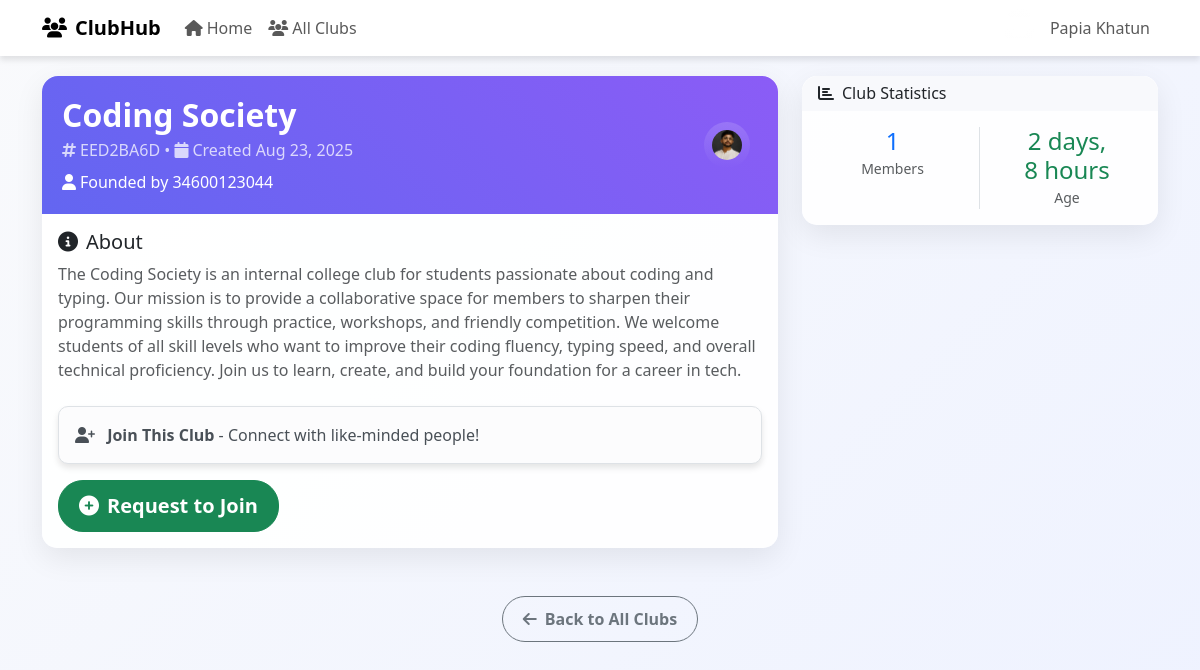
The page /clubs/EED2BA6D/ (signed in) on the database as committed earlier.
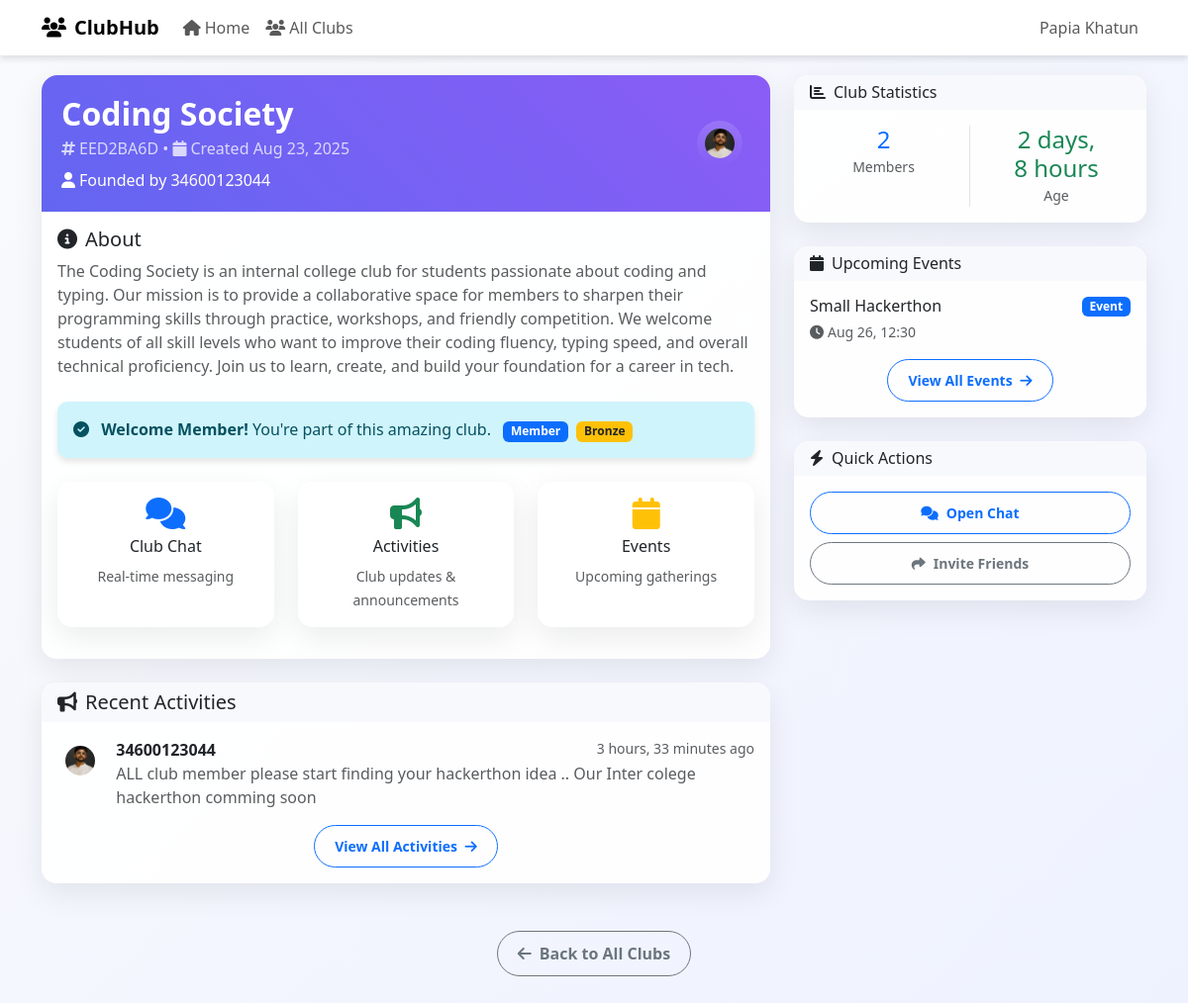
The same page on the database as committed later.
### club/models.py (models this page shows, shortened)
class ClubMember(models.Model):
    ROLE_CHOICES = [
        ("owner", "Owner"),
        ("admin", "Admin"),
        ("moderator", "Moderator"),
        ("member", "Member"),
    ]
    STATUS_CHOICES = [
        ("pending", "Pending"),
        ("active", "Active"),
        ("banned", "Banned"),
    ]
    BADGE_CHOICES = [
        ("bronze", "Bronze"),
        ("silver", "Silver"),
        ("gold", "Gold"),
        ("platinum", "Platinum"),
        ("diamond", "Diamond"),
    ]
    club = models.ForeignKey(Club, on_delete=models.CASCADE, related_name="memberships")
    user = models.ForeignKey(User, on_delete=models.CASCADE, related_name="club_memberships")
    role = models.CharField(max_length=20, choices=ROLE_CHOICES, default="member")
    status = models.CharField(max_length=20, choices=STATUS_CHOICES, default="pending")
    badge = models.CharField(max_length=20, choices=BADGE_CHOICES, default="bronze")
    points = models.IntegerField(default=0)  # for ranking
    joined_at = models.DateTimeField(auto_now_add=True)
    banned_until = models.DateTimeField(blank=True, null=True)  # for temporary bans
    class Meta:
        unique_together = ("club", "user")  # one user cannot join same club twice

class ClubActivity(models.Model):
    club = models.ForeignKey(Club, on_delete=models.CASCADE, related_name="activities")
    created_by = models.ForeignKey(User, on_delete=models.CASCADE, related_name="activities")
    content = models.TextField()
    created_at = models.DateTimeField(auto_now_add=True)
    class Meta:
        ordering = ["-created_at"]

class ClubEvent(models.Model):
    club = models.ForeignKey(Club, on_delete=models.CASCADE, related_name="events")
    title = models.CharField(max_length=255)
    description = models.TextField()
    event_date = models.DateTimeField()
    created_by = models.ForeignKey(User, on_delete=models.CASCADE)
    created_at = models.DateTimeField(auto_now_add=True)
    class Meta:
        ordering = ["event_date"]

### student/models.py (models this page shows, shortened)
class Student(models.Model):
    user = models.OneToOneField(
        settings.AUTH_USER_MODEL,
        on_delete=models.CASCADE,
        related_name="student_profile"
    )
    profile_image = models.ImageField(
        upload_to="student_profiles/",
        default='student_profiles/default_image.jpg',
    )
    phone_number = models.CharField(max_length=15, blank=True, null=True)
    session = models.CharField(max_length=20, blank=True, null=True)
    aap_id = models.CharField(max_length=50, blank=True, null=True)
    registration_number = models.CharField(max_length=50, blank=True, null=True)
    roll_no = models.CharField(max_length=20, blank=True, null=True)
    address = models.TextField(blank=True, null=True)

### account/models.py (models this page shows, shortened)
class User(AbstractUser):
    ROLE_CHOICES = [
        ('admin', 'Admin'),
        ('management', 'Management'),
        ('hod', 'Head of Department'),
        ('teacher', 'Teacher'),
        ('student', 'Student'),
    ]
    role = models.CharField(max_length=20, choices=ROLE_CHOICES)
    department = models.ForeignKey(Department, on_delete=models.SET_NULL, null=True, blank=True)
    semester = models.ForeignKey(Semester, on_delete=models.SET_NULL, null=True, blank=True)
    accessible_batches = models.ManyToManyField(Semester, blank=True, related_name="teachers")

### club/views.py (the view)
# urls.py: path("<str:unique_id>/", views.club_detail, name="club_detail"),
@login_required
def club_detail(request, unique_id):
    club = get_object_or_404(Club, unique_id=unique_id)
    membership = ClubMember.objects.filter(club=club, user=request.user, status="active").first()
    is_admin = membership and membership.role in ["owner", "admin"]
    is_member = membership is not None
    recent_activities = ClubActivity.objects.filter(club=club).order_by("-created_at")[:5]
    upcoming_events = ClubEvent.objects.filter(club=club, event_date__gte=timezone.now()).order_by("event_date")[:3]
    member_stats = {
        "total_members": ClubMember.objects.filter(club=club, status="active").count(),
        "pending_requests": ClubMember.objects.filter(club=club, status="pending").count() if is_admin else 0,
    }
    return render(request, "club/club_detail.html", {
        "club": club,
        "membership": membership,
        "is_admin": is_admin,
        "is_member": is_member,
        "recent_activities": recent_activities,
        "upcoming_events": upcoming_events,
        "member_stats": member_stats,
        "firebase_chat_enabled": True,   # <-- flag for frontend
    })

### account/context_processors.py (called while the page is built)
def profile_context(request):
    if request.user.is_authenticated and hasattr(request.user, "teacherprofile"):
        return {"profile": request.user.teacherprofile}
    return {}

### shop/context_processors.py (called while the page is built)
def shop_counts(request):
    if not request.user.is_authenticated:
        return {}
    cart_count = CartItem.objects.filter(user=request.user).count()
    seller_pending_count = Order.objects.filter(
        product__seller=request.user,
        status='REQUESTED'
    ).count()
    total_count = cart_count + seller_pending_count
    return {
        'cart_count': cart_count,
        'seller_pending_count': seller_pending_count,
        'shop_total_count': total_count,
    }

### templates/club/club_detail.html (shortened to what the changed rows need)
{% extends "club_base.html" %}
{% block content %}
<div class="row">
    <div class="col-lg-8 mb-4">
        <div class="card">
            <div class="club-header">
                <div class="row align-items-center">
                    <div class="col">
                        <h2 class="mb-1">{{ club.name }}</h2>
                    </div>
                </div>
            </div>
            <div class="card-body">
                <div class="mt-4">
                    {% if is_admin %}
                        <div class="alert alert-success">
                            <i class="fas fa-crown me-2"></i>
                            <strong>Admin Access</strong> - You have administrative privileges in this club.
                        </div>
                        <div class="d-flex flex-wrap gap-2 mb-3">
                            <a href="{% url 'club:manage_members' club.unique_id %}" class="btn btn-primary">
                                <i class="fas fa-users-cog me-2"></i>Manage Members
                                {% if member_stats.pending_requests > 0 %}
                                    <span class="badge bg-light text-dark ms-1">{{ member_stats.pending_requests }}</span>
                                {% endif %}
                            </a>
                            <a href="{% url 'club:club_activities' club.unique_id %}" class="btn btn-outline-primary">
                                <i class="fas fa-bullhorn me-2"></i>Activities
                            </a>
                            <a href="{% url 'club:club_events' club.unique_id %}" class="btn btn-outline-primary">
                                <i class="fas fa-calendar-plus me-2"></i>Events
                            </a>
                            <button class="btn btn-outline-warning">
                                <i class="fas fa-edit me-2"></i>Edit Club
                            </button>
                        </div>
                    {% elif is_member %}
                        <div class="alert alert-info">
                            <i class="fas fa-check-circle me-2"></i>
                            <strong>Welcome Member!</strong> You're part of this amazing club.
                            <span class="badge bg-primary ms-2">{{ membership.role|title }}</span>
                            <span class="badge bg-warning text-dark ms-1">{{ membership.badge|title }}</span>
                        </div>
                    {% else %}
                        <div class="alert alert-light border">
                            <i class="fas fa-user-plus me-2"></i>
                            <strong>Join This Club</strong> - Connect with like-minded people!
                        </div>
                        <a href="{% url 'club:send_join_request' club.unique_id %}" class="btn btn-success btn-lg">
                            <i class="fas fa-plus-circle me-2"></i>Request to Join
                        </a>
                    {% endif %}
                </div>
                {% if is_member %}
                <div class="row mt-4">
                    <div class="col-md-4 mb-3">
                        <a href="{% url 'club:club_chat' club.unique_id %}" class="card h-100 text-decoration-none">
                            <div class="card-body text-center">
                                <i class="fas fa-comments fa-2x text-primary mb-2"></i>
                                <h6>Club Chat</h6>
                                <small class="text-muted">Real-time messaging</small>
                            </div>
                        </a>
                    </div>
                    <div class="col-md-4 mb-3">
                        <a href="{% url 'club:club_activities' club.unique_id %}" class="card h-100 text-decoration-none">
                            <div class="card-body text-center">
                                <i class="fas fa-bullhorn fa-2x text-success mb-2"></i>
                                <h6>Activities</h6>
                                <small class="text-muted">Club updates & announcements</small>
                            </div>
                        </a>
                    </div>
                    <div class="col-md-4 mb-3">
                        <a href="{% url 'club:club_events' club.unique_id %}" class="card h-100 text-decoration-none">
                            <div class="card-body text-center">
                                <i class="fas fa-calendar fa-2x text-warning mb-2"></i>
                                <h6>Events</h6>
                                <small class="text-muted">Upcoming gatherings</small>
                            </div>
                        </a>
                    </div>
                </div>
                {% endif %}
            </div>
        </div>
        {% if recent_activities and is_member %}
        <div class="card mt-4">
            <div class="card-header">
                <h5 class="mb-0">
                    <i class="fas fa-bullhorn me-2"></i>Recent Activities
                </h5>
            </div>
            <div class="card-body">
                {% for activity in recent_activities %}
                <div class="d-flex mb-3 {% if not forloop.last %}border-bottom pb-3{% endif %}">
                    <div class="rounded-circle bg-gradient p-2 text-white me-2">
                      {% if activity.created_by.student_profile.profile_image %}
                        <img src="{{ activity.created_by.student_profile.profile_image.url }}"
                             alt="{{ activity.created_by.get_full_name|default:activity.created_by.username }}"
                             class="rounded-circle"
                             style="width: 30px; height: 30px; object-fit: cover;">
                      {% else %}
                        <i class="fas fa-user"></i>
                      {% endif %}
                    </div>
                    <div class="flex-grow-1">
                        <div class="d-flex justify-content-between">
                            <strong>{{ activity.created_by.username }}</strong>
                            <small class="text-muted">{{ activity.created_at|timesince }} ago</small>
                        </div>
                        <p class="mb-0 text-muted">{{ activity.content }}</p>
                    </div>
                </div>
                {% empty %}
                <p class="text-muted mb-0">No recent activities</p>
                {% endfor %}
                {% if recent_activities %}
                <div class="text-center mt-3">
                    <a href="{% url 'club:club_activities' club.unique_id %}" class="btn btn-outline-primary btn-sm">
                        View All Activities <i class="fas fa-arrow-right ms-1"></i>
                    </a>
                </div>
                {% endif %}
            </div>
        </div>
        {% endif %}
    </div>
    <div class="col-lg-4">
        <div class="card mb-4">
            <div class="card-body">
                <div class="row text-center">
                    <div class="col-6 border-end">
                        <h4 class="text-primary mb-0">{{ member_stats.total_members }}</h4>
                        <small class="text-muted">Members</small>
                    </div>
                </div>
            </div>
        </div>
        {% if upcoming_events and is_member %}
        <div class="card mb-4">
            <div class="card-header">
                <h6 class="mb-0"><i class="fas fa-calendar me-2"></i>Upcoming Events</h6>
            </div>
            <div class="card-body">
                {% for event in upcoming_events %}
                <div class="d-flex justify-content-between align-items-start mb-3 {% if not forloop.last %}border-bottom pb-3{% endif %}">
                    <div>
                        <h6 class="mb-1">{{ event.title }}</h6>
                        <small class="text-muted">
                            <i class="fas fa-clock me-1"></i>{{ event.event_date|date:"M d, H:i" }}
                        </small>
                    </div>
                    <span class="badge bg-primary">Event</span>
                </div>
                {% empty %}
                <p class="text-muted mb-0">No upcoming events</p>
                {% endfor %}
                {% if upcoming_events %}
                <div class="text-center mt-3">
                    <a href="{% url 'club:club_events' club.unique_id %}" class="btn btn-outline-primary btn-sm">
                        View All Events <i class="fas fa-arrow-right ms-1"></i>
                    </a>
                </div>
                {% endif %}
            </div>
        </div>
        {% endif %}
        {% if is_member %}
        <div class="card">
            <div class="card-header">
                <h6 class="mb-0"><i class="fas fa-bolt me-2"></i>Quick Actions</h6>
            </div>
            <div class="card-body">
                <div class="d-grid gap-2">
                    <a href="{% url 'club:club_chat' club.unique_id %}" class="btn btn-outline-primary btn-sm">
                        <i class="fas fa-comments me-2"></i>Open Chat
                    </a>
                    <button class="btn btn-outline-secondary btn-sm">
                        <i class="fas fa-share me-2"></i>Invite Friends
                    </button>
                </div>
            </div>
        </div>
        {% endif %}
    </div>
</div>
{% endblock %}

Rows that differ between the two databases and show on the page:
added ClubMember: role "Member", badge "Bronze"
added ClubActivity: created_by.student_profile.profile_image (picture), created_by.username "34600123044", created_at "3 hours, 33 minutes", content "ALL club member please start finding your hackerthon idea .. Our Inter colege hackerthon comming soon"
added ClubEvent: title "Small Hackerthon", event_date "Aug 26, 12:30"
Other text that changed with them:
{{ member_stats.total_members }}: "1" → "2"
text no longer shown: "Join This Club - Connect with like-minded people! Request to Join"
text now shown: "Welcome Member! You're part of this amazing club. Club Chat Real-time messaging Activities Club updates & announcements Events Upcoming gatherings Recent Activities View All Activities Upcoming Events View All Events Quick Actions Open Chat Invite Friends"
